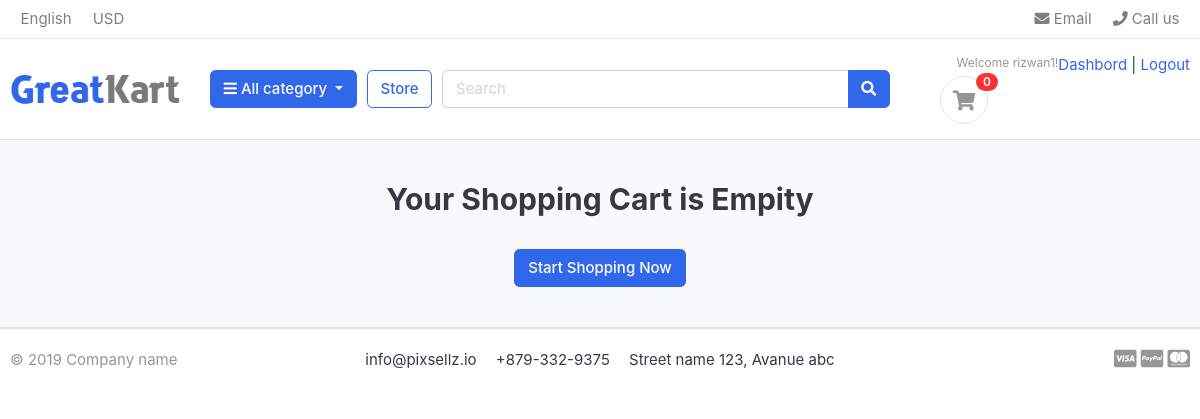
The app's page /cart/ (signed in), older data.
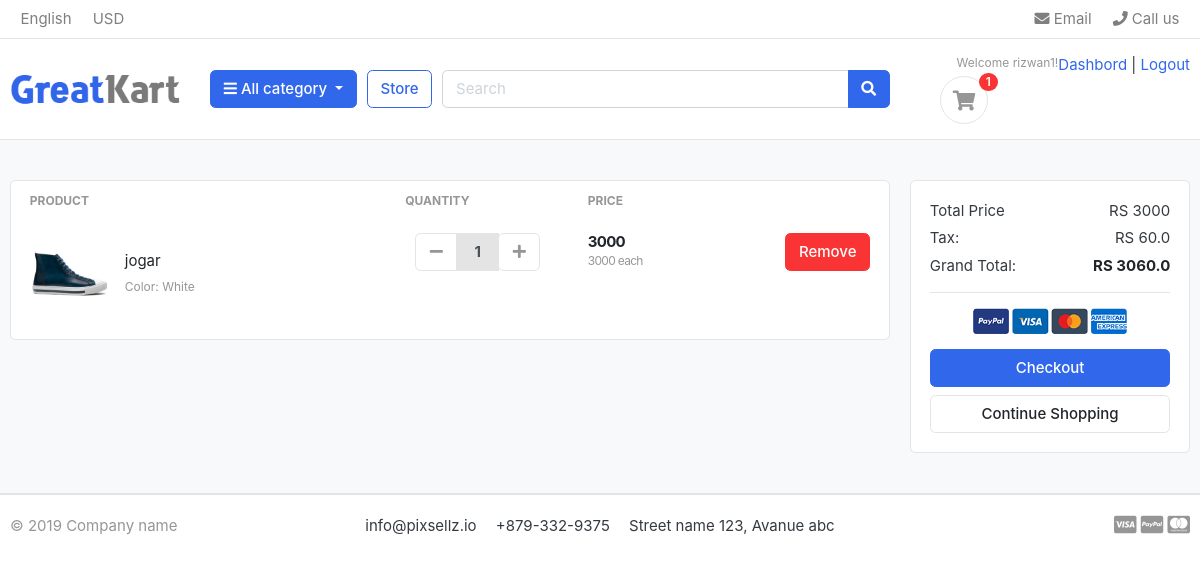
The same page, newer data.
### accounts/models.py (models this page shows, shortened)
class Account(AbstractBaseUser):
    email = models.EmailField(unique=True)
    first_name = models.CharField(max_length=50)
    last_name = models.CharField(max_length=50)
    username = models.CharField(max_length=50, unique= True)
    Phone_Number = models.CharField(max_length=50)
    date_joined = models.DateTimeField(auto_now_add= True)
    last_login = models.DateTimeField(auto_now_add= True)
    is_admin = models.BooleanField(default=False)
    is_staff = models.BooleanField(default=False)
    is_active = models.BooleanField(default=False)
    is_superadmin = models.BooleanField(default=False)
    USERNAME_FIELD = 'email'
    REQUIRED_FIELDS = ['first_name', 'last_name', 'username']
    objects = MyAccountManager()

### carts/models.py (models this page shows, shortened)
class CartItem(models.Model):
    user = models.ForeignKey(Account, on_delete=models.CASCADE, null=True)
    product = models.ForeignKey(Product, on_delete=models.CASCADE)
    variations = models.ManyToManyField(Variation, blank= True)
    cart = models.ForeignKey(Cart, on_delete=models.CASCADE, null=True)
    quantity = models.IntegerField()
    is_active = models.BooleanField(default= True)
    def sub_total(self):
        return self.product.price * self.quantity  # this method calculates the subtotal of each product in the cart item.

### store/models.py (models this page shows, shortened)
class Product(models.Model):
    product_name = models.CharField(max_length=200, unique= True)
    slug = models.SlugField(max_length=200, unique=True)
    description = models.TextField(max_length=1000, blank=True)
    price = models.IntegerField()
    images = models.ImageField(upload_to = 'photos/products')
    stock = models.IntegerField()
    is_available = models.BooleanField(default= True)
    category = models.ForeignKey(Category, on_delete=models.CASCADE)
    created_date = models.DateTimeField(auto_now_add=True)
    modified_date = models.DateTimeField(auto_now=True)
    def get_url(self):
        return reverse('product_detail', args=[self.category.slug, self.slug])

class Variation(models.Model):
    product = models.ForeignKey(Product, on_delete=models.CASCADE)
    variation_category = models.CharField(max_length=100, choices=variation_category_choices)
    variation_value = models.CharField(max_length=100)
    is_active = models.BooleanField(default=True)
    created_date = models.DateTimeField(auto_now=True)
    objects = VariationManager()

### carts/views.py (the view)
# urls.py: path('cart/',include('carts.urls')),
def cart(request, total = 0, quantity = 0, cart_item = None):
    try:
        tax = 0
        grand_total = 0
        if request.user.is_authenticated:
            cart_items = CartItem.objects.filter(user = request.user, is_active=True)
        else:
            cart = Cart.objects.get(cart_id=_cart_id(request))
            cart_items = CartItem.objects.filter(cart=cart, is_active=True)
        for cart_item in cart_items:
            total += (cart_item.product.price * cart_item.quantity)
            quantity += cart_item.quantity
        tax = (2 * total) / 100
        grand_total = total + tax
    except ObjectDoesNotExist:
        pass
    context = {
        'total': total,
        'quantity': quantity,
        'cart_items': cart_items,
        'tax': tax,
        'grand_total': grand_total,
    }
    return render(request, 'store/cart.html', context)

### carts/context_processors.py (called while the page is built)
def counter(request):
    cart_count = 0
    if 'admin' in request.path:
        return {}
    else:
        try:
            cart = Cart.objects.filter(cart_id=_cart_id(request))
            if request.user.is_authenticated:
                cart_items = CartItem.objects.all().filter(user=request.user)
            else:
                cart_items = CartItem.objects.all().filter(cart = cart[:1])
            for cart_item in cart_items:
                cart_count += cart_item.quantity
        except CartItem.DoesNotExist:
            cart_count = 0
    return dict(cart_count = cart_count)

### carts/views.py (called while the page is built)
def _cart_id(request):
    cart = request.session.session_key
    if not cart:
        cart = request.session.create()
    return cart

### category/context_processors.py (called while the page is built)
def menu_links(request):
    links = Category.objects.all()
    return dict(link = links)

### templates/store/cart.html (shortened to what this page needs)
{% extends 'base.html'%}
{% load static %}
{% block content%}
<section class="section-content padding-y bg">
    <div class="container">
    {% if not cart_items%}
        <h2 class = "text-center">Your Shopping Cart is Empity</h2>
        <br>
        <div class = "text-center">
            <a href="{% url 'store' %}" class="btn btn-primary">Start Shopping Now</a>
        </div>
    {% else %}
    <div class="row">
        <aside class="col-lg-9">
    <div class="card">
    <table class="table table-borderless table-shopping-cart">
    <thead class="text-muted">
    <tr class="small text-uppercase">
      <th scope="col">Product</th>
      <th scope="col" width="120">Quantity</th>
      <th scope="col" width="120">Price</th>
      <th scope="col" class="text-right" width="200"> </th>
    </tr>
    </thead>
    <tbody>
    {%for cart_item in cart_items %}
    <tr>
        <td>
            <figure class="itemside align-items-center">
                <div class="aside"><img src="{{cart_item.product.images.url}}" class="img-sm"></div>
                <figcaption class="info">
                    <a href="{{ cart_item.product.get_url }}" class="title text-dark">{{cart_item.product.product_name}}</a>
                    <p class="text-muted small">
                        {% if cart_item.variations.all %}
                            {% for item in cart_item.variations.all %}
                                {{ item.variation_category|capfirst }}: {{ item.variation_value|capfirst }} <br>
                            {% endfor %}
                        {% else %}
                            No variations available.
                        {% endif %}
                    </p>
                </figcaption>
            </figure>
        </td>
        <td>
                        <div class="col">
                            <div class="input-group input-spinner">
                                <div class="input-group-prepend">
                                    <a href="{% url 'remove_cart' cart_item.product.id cart_item.id %}" class="btn btn-light" id="button-minus" role="button">
                                        <i class="fa fa-minus"></i>
                                    </a>
                                </div>
                                <input type="text" class="form-control" value="{{ cart_item.quantity }}" readonly>
                                <div class="input-group-append">
                                    <form action="{% url 'add_cart' cart_item.product.id %}" method="POST">
                                        <button class="btn btn-light" type="submit" id="button-plus">
                                            <i class="fa fa-plus"></i>
                                        </button>
                                    </form>
                                </div>
                            </div>
                        </div>
        </td>
        <td>
            <div class="price-wrap">
                <var class="price">{{cart_item.sub_total}}</var>
                <small class="text-muted"> {{ cart_item.product.price}} each </small>
            </div>
        </td>
        <td class="text-right">
            <a href="{% url 'remove_cart_item' cart_item.product.id cart_item.id %}" onclick="return confirm('Are you sure you want to delete this item?')" class="btn btn-danger">Remove</a>
        </td>
    </tr>
   {% endfor %}
    </tbody>
    </table>
    </div>
        </aside>
        <aside class="col-lg-3">
            <div class="card">
            <div class="card-body">
                <dl class="dlist-align">
                  <dt>Total Price</dt>
                  <dd class="text-right"> RS {{total}}</dd>
                </dl>
                <dl class="dlist-align">
                  <dt>Tax:</dt>
                  <dd class="text-right"> RS {{tax}}</dd>
                </dl>
                <dl class="dlist-align">
                  <dt>Grand Total:</dt>
                  <dd class="text-right text-dark b"><strong>RS {{grand_total}}</strong></dd>
                </dl>
                <hr>
                <p class="text-center mb-3">
                    <img src="{%static './images/misc/payments.png'%}" height="26">
                </p>
                <a href="{% url 'checkout' %}" class="btn btn-primary btn-block"> Checkout </a>
                <a href="{% url 'store'%}" class="btn btn-light btn-block">Continue Shopping</a>
            </div>
            </div>
    </aside>
    </div>
    {% endif %}
    </div>
    </section>
{% endblock %}

### templates/base.html (shortened to what this page needs)
{% load static %}
<!DOCTYPE HTML>
<html lang="en">
<head>
<link href="{% static 'css/bootstrap.css'%}" rel="stylesheet" type="text/css"/>
<link href="{% static 'fonts/fontawesome/css/all.min.css'%}" type="text/css" rel="stylesheet">
<link href="{%static 'css/ui.css'%}" rel="stylesheet" type="text/css"/>
<link href="{%static 'css/responsive.css'%}" rel="stylesheet" media="only screen and (max-width: 1200px)" />
</head>
<body>
     {% include 'includes/navbar.html'%}
    {%block content%}{% endblock%}
    {% include 'includes/footer.html'%}

### templates/includes/navbar.html (shortened to what this page needs)
{%load static%}
<header class="section-header">
    <nav class="navbar p-md-0 navbar-expand-sm navbar-light border-bottom">
    <div class="container">
      <div class="collapse navbar-collapse" id="navbarTop4">
        <ul class="navbar-nav mr-auto">
            <li class="nav-item dropdown">
                 <a href="#" class="nav-link">   English </a>
            </li>
            <li class="nav-item dropdown">
                <a href="#" class="nav-link"> USD </a>
            </li>
        </ul>
        <ul class="navbar-nav">
            <li><a href="#" class="nav-link"> <i class="fa fa-envelope"></i> Email </a></li>
            <li><a href="#" class="nav-link"> <i class="fa fa-phone"></i> Call us </a></li>
        </ul>
      </div>
    </div>
    </nav>
    <section class="header-main border-bottom">
        <div class="container">
    <div class="row align-items-center">
        <div class="col-lg-2 col-md-3 col-6">
            <a href="{% url 'home'%}" class="brand-wrap">
                <img class="logo" src="{%static './images/logo.png'%}">
            </a>
        </div>
        <div class="col-lg col-sm col-md col-6 flex-grow-0">
            <div class="category-wrap dropdown d-inline-block float-right">
                <button type="button" class="btn btn-primary dropdown-toggle" data-toggle="dropdown">
                    <i class="fa fa-bars"></i> All category
                </button>
            </div>
        </div>
        <a href="{% url 'store'%}" class="btn btn-outline-primary">Store</a>
        <div class="col-lg  col-md-6 col-sm-12 col">
            <form action="{% url 'search'%}" class="search" method="GET">
                <div class="input-group w-100">
                    <input type="text" class="form-control" style="width:60%;" placeholder="Search" name="keyword">
                    <div class="input-group-append">
                      <button class="btn btn-primary" type="submit">
                        <i class="fa fa-search"></i>
                      </button>
                    </div>
                </div>
            </form>
        </div>
        <div class="col-lg-3 col-sm-6 col-8 order-2 order-lg-3">
                    <div class="d-flex justify-content-end mb-3 mb-lg-0">
                        {% if user.id is None %}
                        <div class="widget-header">
                            <small class="title text-muted">Welcome guest!</small>
                            <div>
                                <a href="{% url 'login' %}">Sign in</a> <span class="dark-transp"> | </span>
                                <a href="{% url 'register' %}"> Register</a>
                            </div>
                        </div>
                        {% else %}
                            <small class="title text-muted">Welcome {{user.first_name}}!</small>
                            <div>
                                <a href="{% url 'dashboard' %}">Dashbord</a> <span class="dark-transp"> | </span>
                                <a href="{% url 'logout' %}"> Logout </a>
                            </div>
                        </div>
                        {% endif %}
                        <a href="{% url 'cart' %}" class="widget-header pl-3 ml-3">
                            <div class="icon icon-sm rounded-circle border"><i class="fa fa-shopping-cart"></i></div>
                            <span class="badge badge-pill badge-danger notify">{{cart_count}}</span>
                        </a>
                    </div>
                </div>
    </div>
    </section>
    </header>

### templates/includes/footer.html
<footer class="section-footer border-top">
	<div class="container">
		<section class="footer-bottom border-top row">
			<div class="col-md-2">
				<p class="text-muted"> &copy 2019 Company name </p>
			</div>
			<div class="col-md-8 text-md-center">
				<span  class="px-2">info@pixsellz.io</span>
				<span  class="px-2">+879-332-9375</span>
				<span  class="px-2">Street name 123, Avanue abc</span>
			</div>
			<div class="col-md-2 text-md-right text-muted">
				<i class="fab fa-lg fa-cc-visa"></i>
				<i class="fab fa-lg fa-cc-paypal"></i>
				<i class="fab fa-lg fa-cc-mastercard"></i>
			</div>
		</section>
	</div>
</footer>

### static/css/ui.css (style rules this page uses)
html { font-family: "Inter", sans-serif; font-size: 15px; }
.price-wrap { letter-spacing: -0.7px; }
.icon-xs, .icon-sm, .icon-md, .icon-lg { display: inline-block; text-align: center; flex-shrink: 0; flex-grow: 0; }
.icon-sm { width: 48px; height: 48px; line-height: 48px !important; font-size: 20px; }
.img-xs, .img-sm, .img-md, .img-lg { -o-object-fit: cover; object-fit: cover; flex-shrink: 0; flex-grow: 0; }
.img-sm { width: 80px; height: 80px; }
.padding-y { padding-top: 40px; padding-bottom: 40px; }
var { font-style: normal; }
figure { margin-bottom: 0; }
.bg { background-color: #f8f9fa; }
.b { font-weight: 600; }
p:last-child { margin-bottom: 0; }
.header-main { position: relative; padding-top: 1rem; padding-bottom: 1rem; }
.brand-wrap .logo, .navbar-brand .logo { margin-right: 7px; max-height: 42px; display: inline-block; }
.widget-header { display: inline-block; vertical-align: middle; position: relative; }
.widget-header i { color: #969696; }
.widget-header .notify { position: absolute; top: -3px; right: -10px; }
.footer-bottom { padding-top: 20px; padding-bottom: 20px; }
.btn-light { background-color: #fff; border-color: #e4e4e4; }
.btn-light i { color: #969696; }
.itemside { position: relative; display: flex; width: 100%; }
.itemside .aside { position: relative; flex-shrink: 0; }
.itemside .info { padding-left: 15px; padding-right: 7px; }
.itemside p { margin-bottom: 0; }
.itemside .title { display: block; margin-bottom: 5px; color: #212529; }
[class*=dlist-] { margin-bottom: 5px; }
[class*=dlist-] dd { margin-bottom: 0; }
.dlist-align { display: flex; }
.dlist-align dt { width: 150px; word-wrap: break-word; font-weight: normal; }
.dlist-align dd { flex-grow: 1; }
.notify { position: absolute; top: -4px; right: -10px; display: inline-block; padding: 0.25em 0.6em; font-size: 12px; line-height: 1; text-align: center; border-radius: 3rem; color: #fff; background-color: #fa3434; }
.price { font-weight: 600; color: #212529; }
.input-spinner { width: 125px; flex-wrap: nowrap; display: inline-flex; vertical-align: middle; }
.input-spinner input.form-control { text-align: center; max-width: 46px; font-weight: bold; flex-basis: 46px; border-color: #e4e4e4; flex-grow: 0; }
.input-spinner .btn { width: 42px; text-align: center; padding-left: 0.5rem; padding-right: 0.5rem; }
.table-shopping-cart.table td, .table-shopping-cart.table th { padding-left: 1.25rem; padding-right: 1.25rem; }
.table-shopping-cart .price-wrap { line-height: 1.2; }
.table-shopping-cart .price { font-weight: bold; margin-right: 5px; display: block; }

Row changes from the older to the newer data that the page shows:
added CartItem: product.images (picture), product.product_name "jogar", quantity "1", sub_total "3000", product.price "3000"
now on this page (row unchanged): Variation: variation_category "Color", variation_value "White"
Text that changed along with them:
{{ cart_count }}: "0" → "1"
{{ total }}: (not shown) → "3000"
{{ tax }}: (not shown) → "60.0"
{{ grand_total }}: (not shown) → "3060.0"
text no longer shown: "Your Shopping Cart is Empity Start Shopping Now"
text now shown: "PRODUCT QUANTITY PRICE Total Price RS Tax: RS Grand Total: RS Checkout Continue Shopping"
